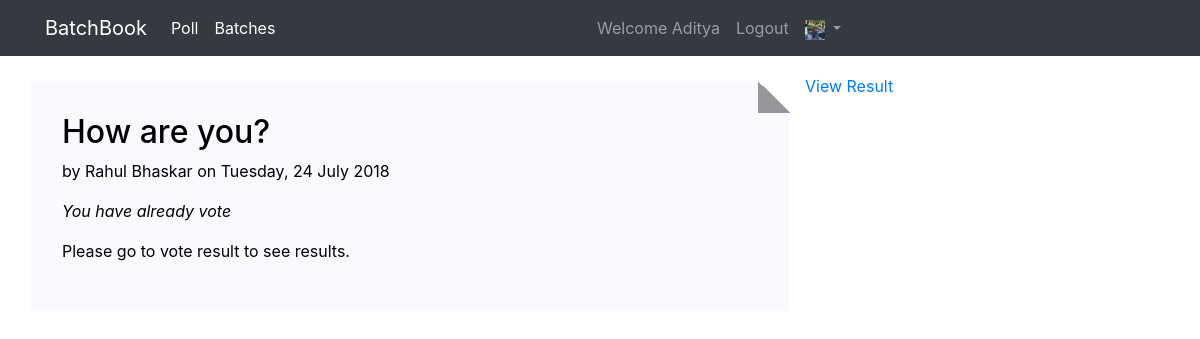
/poll/3/ (signed in), run on the app's committed database.
### accounts/models.py (models this page shows, shortened)
class Student(AbstractBaseUser, PermissionsMixin):
    INFORMATION_SCIENCE = 'ISE'
    COMPUTER_SCIENCE = 'CSE'
    DEPARTMENT = (
        (INFORMATION_SCIENCE, 'Information Science Engg.'),
        (COMPUTER_SCIENCE, 'Computer Science Engg.'),
    )
    YEAR_CHOICES = [(2015, 2015),(2016,2016),(2017, 2017), (2018, 2018), (2019, 2019), (2020, 2020), (2021, 2021)]
    email = models.EmailField(
        "College Email",
        validators = [email_validator,],
        unique=True
    )
    usn = models.CharField(
        max_length=11,
        unique=True,
        validators=[RegexValidator(
            regex=USN_REGEX,
            message='Please enter valid USN.(must be in capital letter)',
            code='usn_err'
        ),]
    )
    first_name = models.CharField(max_length=30, null=True)
    middle_name = models.CharField(max_length=30, blank=True, null=True)
    last_name = models.CharField(max_length=30, null=True)
    dob = models.DateField("date of birth", null=True)
    department = models.CharField(
        max_length=3,
        choices = DEPARTMENT,
        null = True
    )
    profile_img = models.ImageField(
        upload_to=upload_image_path,
        default='profile_pics/default/default.jpg',
    )
    year = models.IntegerField(
        'Year',
        choices=YEAR_CHOICES,
        help_text="Year which you joined the college.",
        null= True
    )
    batch = models.ForeignKey(BatchModel, related_name='students', on_delete=models.CASCADE, null=True)
    is_active = models.BooleanField(default=True)
    is_staff = models.BooleanField('class representative',default=False)
    is_superuser = models.BooleanField('administrator',default=False)
    objects = StudentManager()
    USERNAME_FIELD = 'email'
    REQUIRED_FIELDS = ['usn']
    class Meta:
        verbose_name='student'
        verbose_name_plural='students'
    def get_full_name(self):
        if self.middle_name != None and self.last_name != None:
            return "{fn} {mn} {ln}".format(
                fn = self.first_name,
                mn = self.middle_name,
                ln = self.last_name
            )
        elif self.last_name != None:
            return "{fn} {ln}".format(
                fn=self.first_name,
                ln=self.last_name
            )
        else:
            return self.get_short_name()

### polls/models.py (models this page shows, shortened)
class Poll(models.Model):
    question = models.CharField(max_length=256)
    author = models.ForeignKey(User, on_delete=models.CASCADE, related_name='polls')
    pub_date = models.DateTimeField(auto_now_add=True)
    voter = models.ManyToManyField(User, related_name='poll', through='VoteData')
    class Meta:
        verbose_name = 'poll'
        verbose_name_plural = 'polls'
        ordering = ('pub_date',)

### polls/views.py (the view, shortened to what this page needs)
# urls.py: path('<int:pk>/', views.PollDetail.as_view(), name='poll_detail'),
class PollDetail(LoginRequiredMixin ,DetailView):
    model = Poll
    template_name='polls/poll_detail.html'
    context_object_name = 'poll'
    def get_context_data(self, **kwargs):
        context = dict()
        user = get_user(self.request)
        if user.is_authenticated:
            if self.object.voter.all().filter(email=user.email).exists():
                poll_permission = False
            else:
                poll_permission = True
            context.update({'poll_permission': poll_permission})
        context.update(kwargs)
        return super().get_context_data(**context)

### polls/templates/polls/poll_detail.html (shortened to what this page needs)
{% extends parent_template|default:'polls/base_poll.html' %}
{% block content %}
<div class="row">
    <div class="col-md-8 page">
        <header>
            <h2>{{poll.question}}</h2>
            <p>by {{poll.author.get_full_name}} on {{poll.pub_date|date:'l, j F Y'}}
            </p>
        </header>
        {% if poll_permission %}
        <form action="{% url 'poll:poll_detail' poll.pk %}" method="post">
            {% csrf_token %} {% for choice in poll.choices.all %} {% if choice.choice_text != '' %}
            <div class="form-check">
                <input type="radio" name="choice" id="choice{{forloop.counter}}" value="{{choice.pk}}">
                <label for="choice{{forloop.counter}}">{{choice.choice_text}}</label>
            </div>
            {% endif %} {% empty %}
            <p>
                <a href="{% url 'poll:choice_create' poll.pk %}">Add Choices</a>
            </p>
            {% endfor %} {% if poll.choices.count %}
            <button type="submit" class="btn btn-outline-primary btn-sm">Vote</button>
            {% else %} {% endif %}
        </form>
        {% else %}
        <p>
            <em>You have already vote</em>
        </p>
        <p>Please go to vote result to see results.</p>
        {% endif %}
    </div>
    <div class="col-md-4">
        <div style="margin-top:5%;">
            <p>
                <a href="{% url 'poll:poll_result' poll.pk %}">View Result</a>
            </p>
        </div>
    </div>
</div>
{% endblock content %}

### templates/navbar.html (shortened to what this page needs)
<nav class="navbar navbar-expand-lg navbar-dark bg-dark">
    <div class="container">
        <a class="navbar-brand" href="{% url 'index' %}">BatchBook</a>
        <div class="collapse navbar-collapse" id="navbarSupportedContent">
            <ul class="navbar-nav mr-auto">
                <li class="nav-item active">
                    <a class="nav-link" href="{% url 'poll:poll_list' %}">Poll
                    </a>
                </li>
                <li class="nav-item active">
                    <a class="nav-link" href="{% url 'batch:batch_list' %}">Batches
                    </a>
                </li>
            </ul>
            <ul class="navbar-nav mr-auto navbar-right">
                {% if user.is_authenticated %}
                <li class="nav-item">
                    <a href="{% url 'student:profile' %}" class="nav-link">Welcome {{user.first_name}}</a>
                </li>
                <li class="nav-item">
                    <a href="{% url 'student:logout' %}?next={{request.path}}" class="nav-link">Logout</a>
                </li>
                <li class="nav-item dropdown">
                    <a class="nav-link dropdown-toggle" href="#" id="navbarDropdown" role="button" data-toggle="dropdown" aria-haspopup="true"
                        aria-expanded="false">
                        {% if user.is_authenticated %}
                        <img src="{{user.profile_img.url}}" alt="options" width="20" height="20">
                        {% else %}
                        <img src="/media/default/default.jpg" width="20" height="20">
                        {% endif %}
                    </a>
                </li>
                {% endif %}
            </ul>
        </div>
    </div>
</nav>

### polls/static/poll_style.css (style rules this page uses)
.page { width: auto; background: rgb(250, 249, 255); background: linear-gradient(to left bottom, transparent 50%, rgba(0, 0, 0, 0.4) 0) 100% 0 no-repeat, linear-gradient(-135deg, transparent 1.5em, rgb(250, 249, 255) 0); background-size: 2em 2em, auto; padding: 2em; color: black; font: 100%/1.6; margin: 25px 0; }

### data on the page
Student: first_name "Aditya", profile_img (picture)
Poll: question "How are you?", author.get_full_name "Rahul Bhaskar", pub_date "Tuesday, 24 July 2018"
